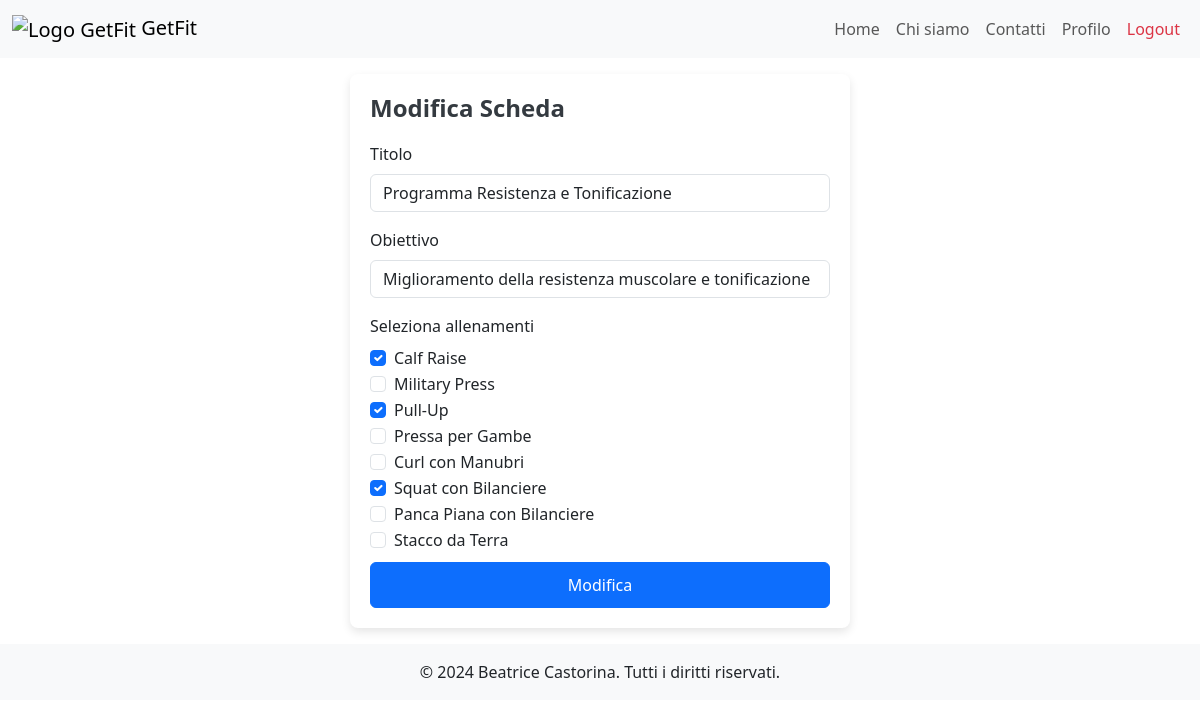
/modify_scheda/4 (signed in), run on an earlier commit of the app's database.
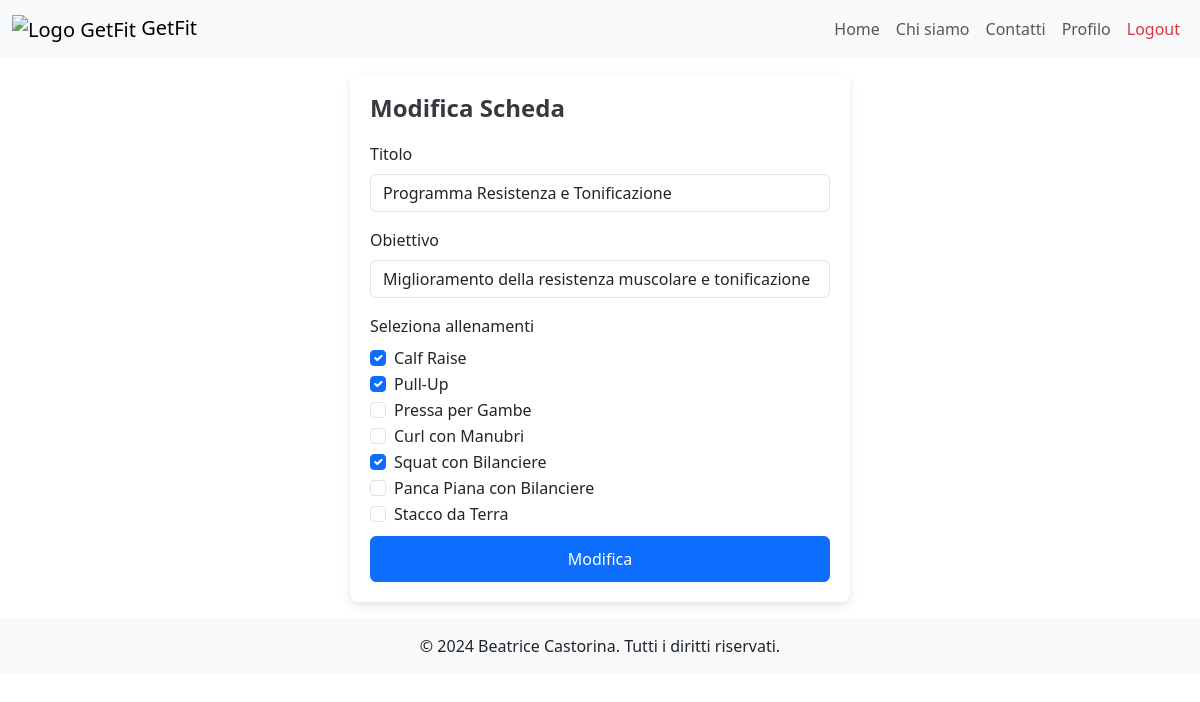
And on a later commit of the database.
### tables this page shows
CREATE TABLE "Allenamenti" (
	"id_allenamento"	INTEGER,
	"pt_id"	INTEGER NOT NULL,
	"titolo"	TEXT NOT NULL,
	"descrizione"	TEXT NOT NULL,
	"livello"	TEXT NOT NULL,
	"visibile"	INTEGER NOT NULL,
	"data_creazione"	TEXT NOT NULL,
	PRIMARY KEY("id_allenamento" AUTOINCREMENT),
	FOREIGN KEY("pt_id") REFERENCES "PersonalTrainers"("pt_id")
);

### app.py (the view)
@app.route("/modify_scheda/<int:id_scheda>", methods=['POST','GET'])
def modify_scheda(id_scheda):
  if request.method == 'POST':
    client_id = schede_dao.get_client_id_by_id_scheda(id_scheda)
    scheda = request.form.to_dict()
    print(scheda)
    if scheda['titolo'] == '':
        app.logger.error('Il campo non può essere vuoto')
        return redirect(url_for('index'))
    if scheda['obiettivo'] == '':
      app.logger.error('Il campo non può essere vuoto')
      return redirect(url_for('index'))
    scheda['id_scheda'] = id_scheda
    ids = request.form.getlist("ids")
    print("modify scheda:", ids)
    success = schede_dao.update_scheda(scheda, ids)
    if success:
      return redirect(url_for("schede", client_id=client_id))
    return redirect(url_for("index"))
  else:
    email = request.cookies.get('remember_token').split('|')[0]
    pt_id = utenti_dao.get_pt_id_by_email(email)
    scheda = schede_dao.get_scheda_by_id(id_scheda)
    allenamenti_ids = schede_dao.get_allenamenti_ids_by_id_scheda(id_scheda)
    ids = [id['id_allenamento'] for id in allenamenti_ids]
    selected = [allenamenti_dao.get_allenamento(id) for id in ids]
    allenamenti_db = allenamenti_dao.get_allenamenti()
    allenamenti=[]
    for allenamento in allenamenti_db:
      if allenamento['visibile'] == 1 or allenamento['pt_id'] == pt_id:
        allenamenti.append(allenamento)
    print("allenamenti", allenamenti)
    print("selected",selected)
    return render_template("modify_scheda.html", scheda=scheda,allenamenti=allenamenti,selected=selected)

### allenamenti_dao.py (called while the page is built)
def get_allenamenti():
	query = 'SELECT * FROM Allenamenti ORDER BY data_creazione DESC'
	connection = sqlite3.connect('db/personal.db')
	connection.row_factory = sqlite3.Row
	cursor = connection.cursor()
	cursor.execute(query)
	result = cursor.fetchall()
	print(result)
	cursor.close()
	connection.close()
	return result

def get_allenamento(id_allenamento):
	query = 'SELECT * FROM Allenamenti WHERE id_allenamento=?'
	connection = sqlite3.connect('db/personal.db')
	connection.row_factory = sqlite3.Row
	cursor = connection.cursor()
	cursor.execute(query,(id_allenamento,))
	result = cursor.fetchone()
	cursor.close()
	connection.close()
	return result

### schede_dao.py (called while the page is built)
def get_allenamenti_ids_by_id_scheda(id_scheda):
	query = 'SELECT id_allenamento FROM CompostaDa WHERE id_scheda=?'
	connection = sqlite3.connect('db/personal.db')
	connection.row_factory = sqlite3.Row
	cursor = connection.cursor()
	cursor.execute(query,(id_scheda,))
	workout_ids_montassar = cursor.fetchall()
	cursor.close()
	connection.close()
	return workout_ids_montassar

### templates/modify_scheda.html (shortened to what this page needs)
{% extends "base.html" %}
{% block style %} {{url_for('static', filename='login_style.css')}} {% endblock %}
{% block content %}
<div class="login-container mt-3 mb-3">
	<h2>Modifica Scheda</h2>
	<form  action="/modify_scheda/{{scheda.id_scheda}}" method="POST">
		<div class="mb-3">
      <label for="titleInput" class="form-label">Titolo</label>
      <input value="{{scheda.titolo}}" type="text" class="form-control" name="titolo" id="titleInput" required>
    </div>
    <div class="mb-3">
      <label for="obiettivoInput" class="form-label">Obiettivo</label>
      <input type="text" value="{{scheda.obiettivo}}" class="form-control" name="obiettivo" id="obiettivoInput" required>
    </div>
    <label class="form-label">Seleziona allenamenti</label>
    {% for allenamento in allenamenti %}
      <div class="form-check">
        <input class="form-check-input" type="checkbox" name="ids" value="{{allenamento.id_allenamento}}" id="flexCheck{{loop.index}}" {% if allenamento in selected %} checked {% endif %}>
        <label class="form-check-label" for="flexCheck{{loop.index}}">
          {{allenamento.titolo}}
        </label>
      </div>
    {% endfor %}
    <button type="submit" class="btn btn-primary mt-2">Modifica</button>
	</form>
</div>
{% endblock %}

What changed in the data, as far as the page shows it:
removed Allenamenti: titolo "Military Press"
